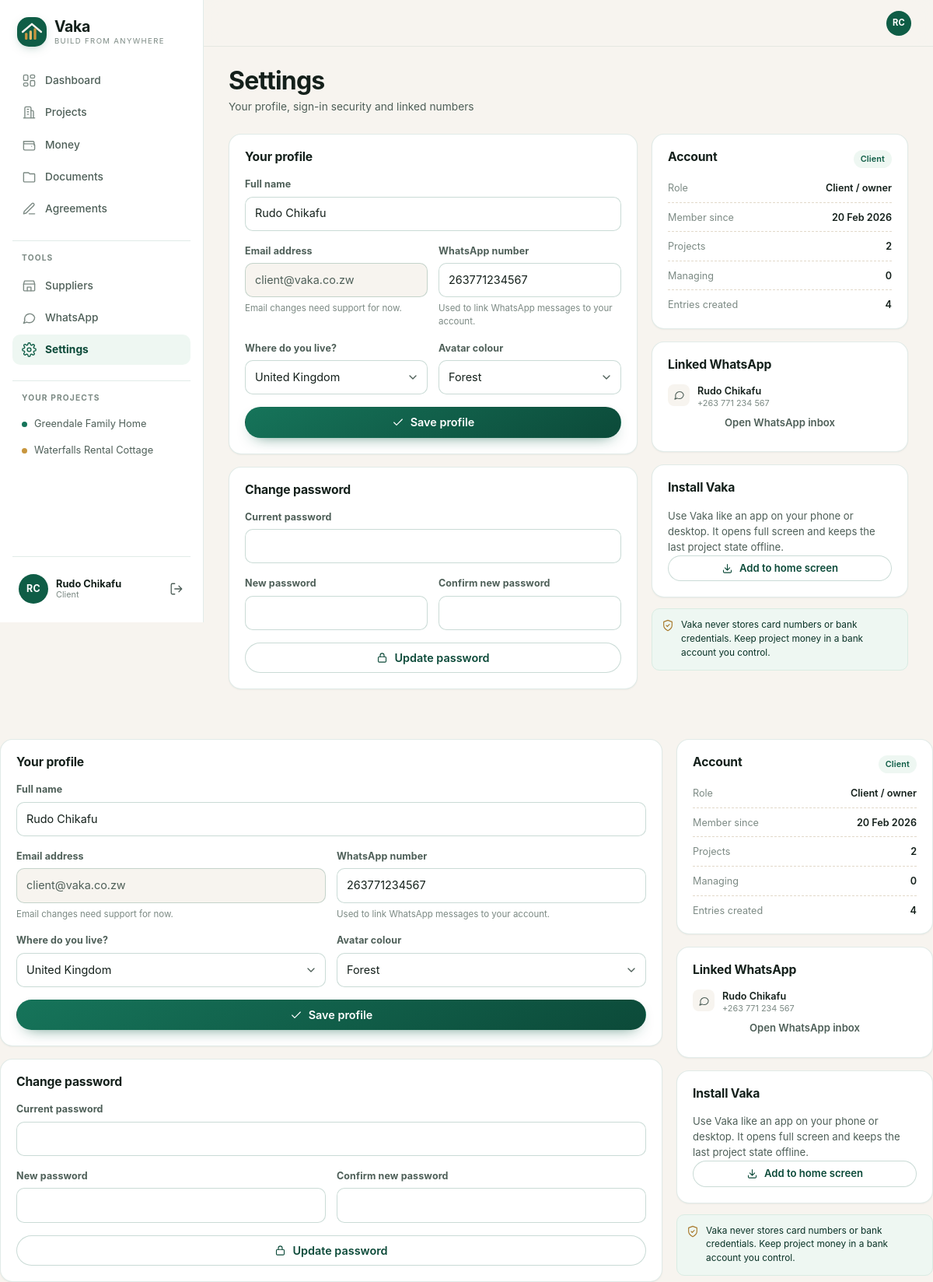
Page /app/settings (signed in) on the committed database.
### tables this page shows
CREATE TABLE projects (
  id TEXT PRIMARY KEY,
  code TEXT NOT NULL UNIQUE,
  name TEXT NOT NULL,
  description TEXT,
  owner_id TEXT NOT NULL REFERENCES users(id) ON DELETE CASCADE,
  manager_id TEXT REFERENCES users(id),
  city TEXT DEFAULT 'Harare',
  suburb TEXT,
  stand_number TEXT,
  status TEXT NOT NULL DEFAULT 'planning',
  budget_cents INTEGER NOT NULL DEFAULT 0,
  start_date TEXT,
  target_date TEXT,
  created_at TEXT NOT NULL,
  updated_at TEXT NOT NULL
);

CREATE TABLE users (
  id TEXT PRIMARY KEY,
  name TEXT NOT NULL,
  email TEXT NOT NULL UNIQUE,
  password_hash TEXT NOT NULL,
  role TEXT NOT NULL DEFAULT 'client',
  phone TEXT,
  country TEXT,
  avatar_color TEXT NOT NULL DEFAULT '#0F5D46',
  created_at TEXT NOT NULL
);

CREATE TABLE whatsapp_contacts (
  id TEXT PRIMARY KEY,
  phone TEXT NOT NULL UNIQUE,
  name TEXT NOT NULL,
  user_id TEXT REFERENCES users(id),
  project_id TEXT REFERENCES projects(id),
  created_at TEXT NOT NULL
);

### routes_settings.py (the view)
@bp.get("/app/settings")
@login_required
def index():
    projects = accessible_projects(g.user)
    contacts = query(
        "SELECT * FROM whatsapp_contacts WHERE user_id = ? ORDER BY created_at DESC", (g.user["id"],)
    )
    counts = {
        "projects": len(projects),
        "managed": len([project for project in projects if project["manager_id"] == g.user["id"]]),
        "expenses": query(
            "SELECT COUNT(*) AS count FROM transactions WHERE created_by = ?", (g.user["id"],), one=True
        )["count"],
    }
    return render_template(
        "app/settings.html",
        title="Settings",
        active="settings",
        projects=projects,
        contacts=contacts,
        counts=counts,
        display_phone=display_phone,
    )

### auth.py (called while the page is built, shortened)
def load_user():
    user_id = session.get("uid")
    g.user = (
        query(
            """SELECT id, name, email, role, phone, country, avatar_color, created_at
               FROM users WHERE id = ?""",
            (user_id,),
            one=True,
        )
        if user_id
        else None
    )

def csrf_token() -> str:
    token = session.get("csrf")
    if not token:
        token = secrets.token_urlsafe(32)
        session["csrf"] = token
    return token

def verify_csrf():
    if request.method not in {"POST", "PUT", "PATCH", "DELETE"}:
        return

def login_required(view):
    @wraps(view)
    def wrapped(*args, **kwargs):
        if g.user is None:
            return redirect(url_for("auth.login", next=request.full_path.rstrip("?")))
        return view(*args, **kwargs)
    return wrapped

def accessible_projects(user):
    if not user:
        return []
    if user["role"] == "admin":
        return query("SELECT * FROM projects ORDER BY created_at DESC")
    return query(
        """SELECT * FROM projects
           WHERE owner_id = ? OR manager_id = ?
           ORDER BY created_at DESC""",
        (user["id"], user["id"]),
    )

def initials(name: str) -> str:
    parts = [part for part in (name or "").split() if part]
    return "".join(part[0].upper() for part in parts[:2])

### db.py (called while the page is built)
def get_db() -> sqlite3.Connection:
    if "db" not in g:
        connection = sqlite3.connect(
            current_app.config["DATABASE"],
            timeout=15,
            detect_types=sqlite3.PARSE_DECLTYPES,
        )
        connection.row_factory = sqlite3.Row
        connection.execute("PRAGMA foreign_keys = ON")
        connection.execute("PRAGMA journal_mode = WAL")
        g.db = connection
    return g.db

def query(sql: str, args=(), one: bool = False):
    cursor = get_db().execute(sql, args)
    rows = [dict(row) for row in cursor.fetchall()]
    cursor.close()
    if one:
        return rows[0] if rows else None
    return rows

### money.py (called while the page is built)
def format_date(value) -> str:
    date = _to_datetime(value)
    return f"{date.day} {date:%b %Y}" if date else "—"

### ui.py (called while the page is built)
def icon(name: str, size: int = 20, css_class: str = "") -> Markup:
    path = ICONS.get(name, ICONS["sparkles"])
    return Markup(
        f'<svg class="icon {css_class}" width="{size}" height="{size}" viewBox="0 0 24 24" '
        f'fill="none" stroke="currentColor" stroke-width="1.75" stroke-linecap="round" '
        f'stroke-linejoin="round" aria-hidden="true">{path}</svg>'
    )

### templates/app/settings.html (shortened to what this page needs)
{% extends "app/base.html" %}
{% block page_title %}Settings{% endblock %}
{% block page_subtitle %}<p class="page-subtitle">Your profile, sign-in security and linked numbers</p>{% endblock %}
{% block content %}
<div class="split-grid">
  <div>
    <div class="card">
      <div class="card-head"><h2>Your profile</h2></div>
      <form class="form" method="post" action="{{ url_for('settings.update_profile') }}">
        <label class="field">
          <span class="field-label">Full name</span>
          <input class="input" type="text" name="name" value="{{ user.name }}" required maxlength="90" />
        </label>
        <div class="form-row">
          <label class="field">
            <span class="field-label">Email address</span>
            <input class="input" type="email" value="{{ user.email }}" readonly />
            <span class="field-hint">Email changes need support for now.</span>
          </label>
          <label class="field">
            <span class="field-label">WhatsApp number</span>
            <input class="input" type="tel" name="phone" value="{{ user.phone or '' }}" placeholder="+263 77 123 4567" />
            <span class="field-hint">Used to link WhatsApp messages to your account.</span>
          </label>
        </div>
        <div class="form-row">
          <label class="field">
            <span class="field-label">Where do you live?</span>
            <select class="select" name="country">
              {% for country in ['United Kingdom', 'South Africa', 'United States', 'Canada', 'Australia', 'United Arab Emirates', 'Ireland', 'New Zealand', 'Botswana', 'Zimbabwe', 'Other'] %}
                <option value="{{ country }}" {% if user.country == country %}selected{% endif %}>{{ country }}</option>
              {% endfor %}
            </select>
          </label>
          <label class="field">
            <span class="field-label">Avatar colour</span>
            <select class="select" name="avatar_color">
              {% for value, label in [('#0F5D46', 'Forest'), ('#C8963E', 'Brass'), ('#2A7A5E', 'Emerald'), ('#A9573C', 'Brick'), ('#3E6B8A', 'Slate'), ('#6B5B95', 'Plum')] %}
                <option value="{{ value }}" {% if user.avatar_color == value %}selected{% endif %}>{{ label }}</option>
              {% endfor %}
            </select>
          </label>
        </div>
        <button class="btn btn-primary" type="submit">{{ icon('check', 16) }} Save profile</button>
      </form>
    </div>
    <div class="card">
      <div class="card-head"><h2>Change password</h2></div>
      <form class="form" method="post" action="{{ url_for('settings.update_password') }}">
        <label class="field">
          <span class="field-label">Current password</span>
          <input class="input" type="password" name="current_password" autocomplete="current-password" required />
        </label>
        <div class="form-row">
          <label class="field">
            <span class="field-label">New password</span>
            <input class="input" type="password" name="new_password" autocomplete="new-password" minlength="8" required />
          </label>
          <label class="field">
            <span class="field-label">Confirm new password</span>
            <input class="input" type="password" name="confirm_password" autocomplete="new-password" minlength="8" required />
          </label>
        </div>
        <button class="btn btn-outline" type="submit">{{ icon('lock', 15) }} Update password</button>
      </form>
    </div>
  </div>
  <aside class="detail-side">
    <div class="card">
      <div class="card-head"><h2>Account</h2><span class="badge badge-soft">{{ 'Build manager' if user.role == 'manager' else 'Client' }}</span></div>
      <dl class="fact-list">
        <div><dt>Role</dt><dd>{{ 'Build manager' if user.role == 'manager' else 'Client / owner' }}</dd></div>
        <div><dt>Member since</dt><dd>{{ user.created_at|date }}</dd></div>
        <div><dt>Projects</dt><dd>{{ counts.projects }}</dd></div>
        <div><dt>Managing</dt><dd>{{ counts.managed }}</dd></div>
        <div><dt>Entries created</dt><dd>{{ counts.expenses }}</dd></div>
      </dl>
    </div>
    <div class="card">
      <div class="card-head"><h2>Linked WhatsApp</h2></div>
      {% if contacts %}
        <ul class="mini-list">
          {% for contact in contacts %}
            <li>
              <span class="mini-icon">{{ icon('message', 15) }}</span>
              <div>
                <p class="mini-title">{{ contact.name }}</p>
                <p class="mini-meta">{{ display_phone(contact.phone) }}</p>
              </div>
            </li>
          {% endfor %}
        </ul>
      {% else %}
        <p class="muted small">No WhatsApp number linked yet. Add your number above, then message the Vaka business number.</p>
      {% endif %}
      <a class="btn btn-ghost btn-block btn-sm" href="{{ url_for('whatsapp.index') }}">Open WhatsApp inbox</a>
    </div>
    <div class="card">
      <div class="card-head"><h2>Install Vaka</h2></div>
      <p class="muted small">Use Vaka like an app on your phone or desktop. It opens full screen and keeps the last project state offline.</p>
      <button class="btn btn-outline btn-block btn-sm install-btn" type="button" id="install-btn">{{ icon('download', 15) }} Add to home screen</button>
    </div>
    <div class="side-note">
      {{ icon('shield', 16) }}
      <p>Vaka never stores card numbers or bank credentials. Keep project money in a bank account you control.</p>
    </div>
  </aside>
</div>
{% endblock %}

### templates/app/base.html (shortened to what this page needs)
{% extends "base.html" %}
{% block body_class %}app{% endblock %}
{% block chrome %}
<div class="shell">
  {% include "partials/sidebar.html" %}
  <div class="shell-main">
    <header class="topbar">
      <a class="avatar avatar-sm" href="{{ url_for('settings.index') }}" style="background:{{ user.avatar_color }}" aria-label="Your profile">
        {{ user.name|initials }}
      </a>
    </header>
    <main class="content" id="main">
      <div class="page-head">
        <div>
          <h1 class="page-title">{% block page_title %}{{ title }}{% endblock %}</h1>
          {% block page_subtitle %}{% endblock %}
        </div>
      </div>
      {% block content %}{% endblock %}
    </main>
  </div>
</div>
{% endblock %}

### templates/partials/sidebar.html (shortened to what this page needs)
<aside class="sidebar" id="sidebar" aria-label="Workspace">
  <div class="sidebar-top">
    {{ brand('/app') }}
  </div>
  <nav class="sidebar-nav">
    {% for item in nav_items[:5] %}
      <a class="nav-link {% if active == item.key %}is-active{% endif %}" href="{{ item.href }}">
        {{ icon(item.icon, 19) }}<span>{{ item.label }}</span>
      </a>
    {% endfor %}
  </nav>
  <div class="sidebar-section">
    <p class="sidebar-label">Tools</p>
    <nav class="sidebar-nav">
      {% for item in nav_items[5:] %}
        <a class="nav-link {% if active == item.key %}is-active{% endif %}" href="{{ item.href }}">
          {{ icon(item.icon, 19) }}<span>{{ item.label }}</span>
        </a>
      {% endfor %}
    </nav>
  </div>
  <div class="sidebar-section sidebar-projects">
    <p class="sidebar-label">Your projects</p>
    {% if projects %}
      {% for item in projects[:4] %}
        <a class="side-project" href="{{ url_for('projects.detail', project_id=item.id) }}">
          <span class="project-dot tone-{{ loop.index0 % 4 + 1 }}"></span>
          <span class="side-project-name">{{ item.name }}</span>
        </a>
      {% endfor %}
    {% else %}
      <p class="sidebar-empty">No projects yet.</p>
    {% endif %}
  </div>
  <div class="sidebar-foot">
    <a class="user-card" href="{{ url_for('settings.index') }}">
      <span class="avatar" style="background:{{ user.avatar_color }}">{{ user.name|initials }}</span>
      <span class="user-card-text">
        <span class="user-card-name">{{ user.name }}</span>
        <span class="user-card-role">{{ 'Build manager' if user.role == 'manager' else 'Client' }}</span>
      </span>
    </a>
    <form method="post" action="{{ url_for('auth.logout') }}" class="logout-form">
      <button class="icon-btn" type="submit" aria-label="Sign out" title="Sign out">{{ icon('logout', 18) }}</button>
    </form>
  </div>
</aside>

### rows in the picture
projects: name "Greendale Family Home"
projects: name "Waterfalls Rental Cottage"
users: name|initials "RC", name "Rudo Chikafu", role "Client", name "Rudo Chikafu Rudo Chikafu", email "client@vaka.co.zw client@vaka.co.zw", phone "263771234567 263771234567", country "United Kingdom United Kingdom", avatar_color "Forest Forest", role "Client Client", role "Client / owner Client / owner", created_at "20 Feb 2026 20 Feb 2026"
whatsapp_contacts: name "Rudo Chikafu", phone "+263 771 234 567"

### other values in the picture
{{ brand('/app') }} "Vaka BUILD FROM ANYWHERE"
{{ item.label }} "Dashboard" "Projects" "Money" "Documents" "Agreements"
{{ item.label }} "Suppliers" "WhatsApp" "Settings"
{{ counts.projects }} "2 2"
{{ counts.managed }} "0 0"
{{ counts.expenses }} "4 4"
